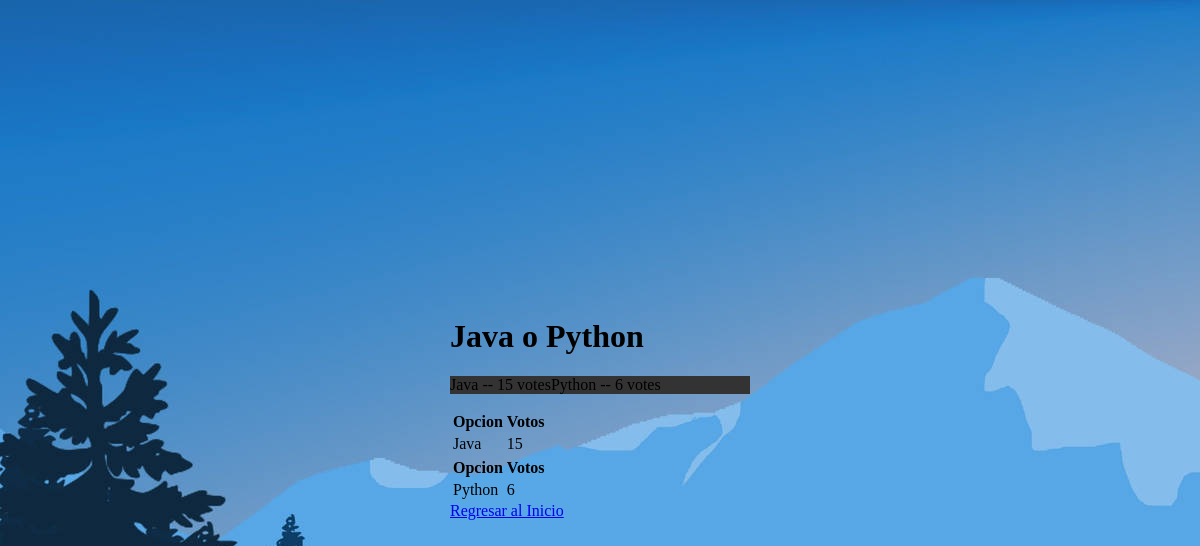
/polls/9/results/, run on the app's committed database.
### polls/models.py (models this page shows, shortened)
class Question(models.Model):
    question_text = models.CharField(max_length=200)
    pub_date = models.DateTimeField("date published")
    creared_by = models.ForeignKey(User, on_delete=models.CASCADE, related_name="created_questions", default=1), # id del admin
    is_active = models.BooleanField(default=True)

class Choice(models.Model):
    question = models.ForeignKey(Question,
on_delete=models.CASCADE)
    choice_text = models.CharField(max_length=200)
    votes = models.IntegerField(default=0)

### polls/views.py (the view)
# urls.py: path("<int:pk>/results/", views.ResultsView.as_view(), name="results"),
class ResultsView(generic.DetailView):
    model = Question
    template_name = "polls/results.html"

### polls/templates/polls/results.html (shortened to what this page needs)
<!DOCTYPE html>
<html lang="en">
<head>
    {% load static %}
    <link rel="stylesheet" href="{% static 'polls/style.css' %}">
</head>
<body>
    <div class="centered-div">
        <div>
    <h1>{{ question.question_text }}</h1>
<ul>
{% for choice in question.choice_set.all %}
    <li>{{ choice.choice_text }} -- {{ choice.votes }} vote{{ choice.votes|pluralize }}</li>
{% endfor %}
</ul>
{% for choice in question.choice_set.all %}
<table>
    <tr>
      <th>Opcion</th>
      <th>Votos</th>
    </tr>
    <tr>
      <td>{{ choice.choice_text }}</td>
      <td>{{ choice.votes }}</td>
    </tr>
  </table>
  {% endfor %}
<a href="{% url 'polls:index' %}">Regresar al Inicio</a>
        </div>
    </div>
</body>
</html>

### polls/static/polls/style.css (style rules this page uses)
body { background: white url("images/background.jpg") no-repeat; display: flex; justify-content: center; align-items: center; }
div { width:300px; margin:auto; }
.centered-div { display: flex; justify-content: center; align-items: center; height: 100vh; }
ul { list-style-type: none; margin: top; padding: 0; overflow: hidden; background-color: #333; }
li { float: left; }

### data on the page
Question: question_text "Java o Python"
Choice: choice_text "Java", votes "15"
Choice: choice_text "Python", votes "6"
